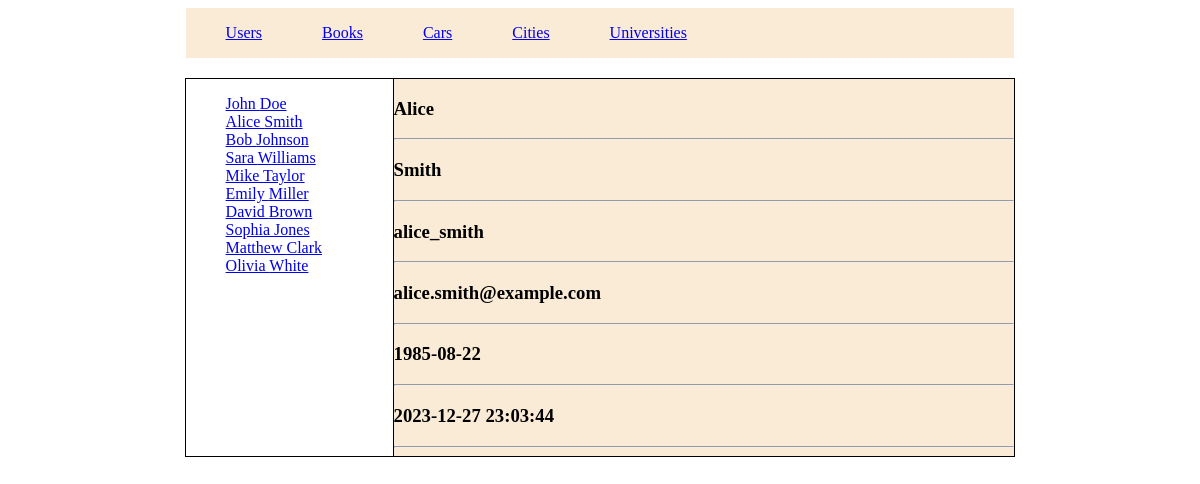
The page /?id=2 on the database its author committed.
### tables this page shows
CREATE TABLE `users` (
  `user_id` int(11) NOT NULL,
  `first_name` varchar(50) NOT NULL,
  `last_name` varchar(50) NOT NULL,
  `username` varchar(50) DEFAULT NULL,
  `email` varchar(255) DEFAULT NULL,
  `birthdate` date DEFAULT NULL,
  `registration_date` timestamp NOT NULL DEFAULT CURRENT_TIMESTAMP
);

### logic.php (called while the page is built)
<?php
$categories = ["books", "cars", "cities","universities"];
$is_at_category = false;
if(isset($_GET['category'])){
    foreach($categories as $category){
        if ($_GET['category'] == $category){
            $is_at_category = true;
            $select_data = "SELECT * FROM EU_DATABASE.$category";
            $result = mysqli_query($connect, $select_data);
            $filtered = mysqli_fetch_all($result);
        }
    };
    if(!$is_at_category){
        header("location: index.php");
    }
} else{
    $select_data = "SELECT * FROM EU_DATABASE.users";
    $default = mysqli_query($connect, $select_data);
}
?>

### index.php (the view, shortened to what this page needs)
<?php
    require_once "configuration/config.php";
    require_once "logic.php";
?>
<!DOCTYPE html>
<html lang="en">
<head>
    <link rel="stylesheet" href="./style/style.css">
</head>
<body>
    <header>
        <nav>
            <ol><a href="?category=users">Users</a></ol>
            <ol><a href="?category=books">Books</a></ol>
            <ol><a href="?category=cars">Cars</a></ol>
            <ol><a href="?category=cities">Cities</a></ol>
            <ol><a href="?category=universities">Universities</a></ol>
        </nav>
    </header>
    <div class="main">
        <div class="left">
            <ul>
                <?php
                if(isset($_GET['category'])){
                    foreach($filtered as $data){
                        echo "<li><a href='?category=" . $_GET['category'] . "&id=" . $data[0]. "'>" . $data[1] . "</a></li>";
                    }
                } else {
                    foreach($default as $data){
                        echo "<li><a href='?id=" . $data["user_id"] . "'>" . $data['first_name'] . ' ' . $data['last_name']  . "</a></li>";
                    }
                }
                ?>
            </ul>
        </div>
        <div class="right">
            <?php
             if(isset($_GET['id'])){
                if(isset($_GET['category'])){
                    foreach($filtered as $data){
                        if($data[0] == $_GET['id']){
                            array_shift($data);
                            foreach($data as $items){
                                echo "<h3>" . $items . "</h3><hr>";
                            }
                        }
                    }
                } else{
                    foreach($default as $data){
                        if($data["user_id"] == $_GET['id']){
                            array_shift($data);
                            foreach($data as $items){
                             echo "<h3>" . $items . "</h3><hr>";
                            }
                        }
                    }
                }
             }
            ?>
        </div>
    </div>
</body>
</html>

### style/style.css (style rules this page uses)
body { display: flex; flex-wrap: wrap; justify-content: center; gap: 20px }
header { width: 70%; display: flex; align-items: center; height: 50px; background-color: antiquewhite; }
nav { display: flex; gap: 20px }
.main { border: solid 1px black; display: flex; width: 70%; margin: auto; }
.left { min-height: 300px; border-right: solid 1px black; width: 25%; }
.right { width: 75%; background-color: antiquewhite; min-height: 300px; }
li { list-style-type: none; }

### rows shown on the page
users: first_name "John", last_name "Doe"
users: first_name "Alice", last_name "Smith", username "alice_smith", email "alice.smith@example.com", birthdate "1985-08-22", registration_date "2023-12-27 23:03:44"
users: first_name "Bob", last_name "Johnson"
users: first_name "Sara", last_name "Williams"
users: first_name "Mike", last_name "Taylor"
users: first_name "Emily", last_name "Miller"
users: first_name "David", last_name "Brown"
users: first_name "Sophia", last_name "Jones"
users: first_name "Matthew", last_name "Clark"
users: first_name "Olivia", last_name "White"
